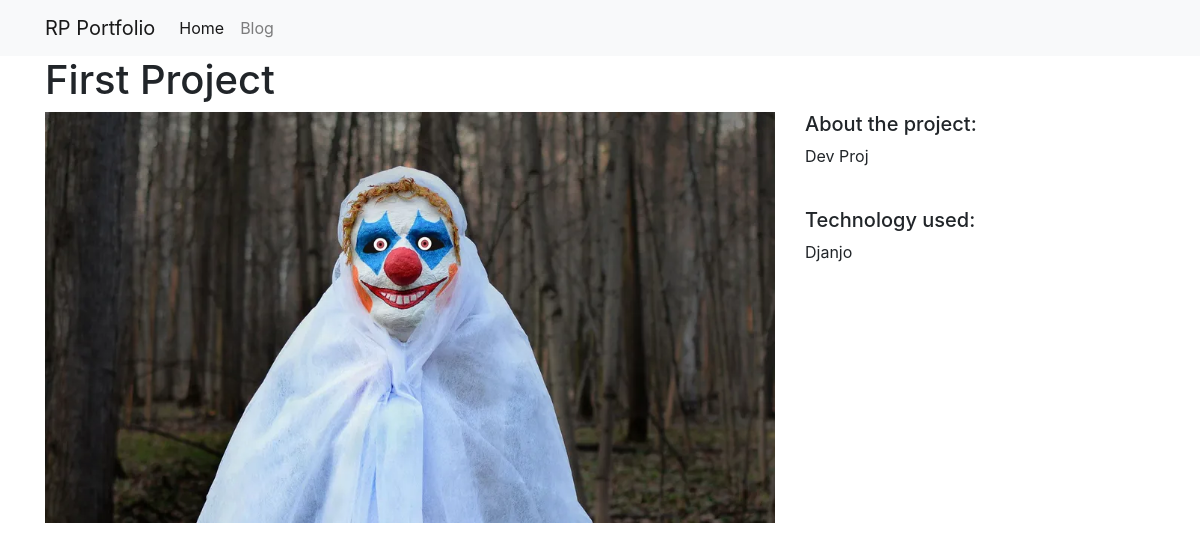
/projects/1/, run on the app's committed database.
### projects/models.py (models this page shows)
class Project(models.Model):
    title = models.CharField(max_length=100)
    description = models.TextField()
    technology = models.CharField(max_length=200)
    image = models.FilePathField(path="/img")

### projects/views.py (the view)
# urls.py: path("<int:pk>/", views.project_detail, name="project_detail"),
def project_detail(request, pk):
    project = Project.objects.get(pk=pk)
    context = {
        'project': project
    }
    return render(request, 'project_detail.html', context)

### projects/templates/project_detail.html
{% extends "base.html" %}
{% load static %}
{% block page_content %}
<h1>{{ project.title }}</h1>
<div class="row">
    <div class="col-md-8">
        <img src="{% static project.image %}" alt="" width="100%">
    </div>
    <div class="col-md-4">
        <h5>About the project:</h5>
        <p>{{ project.description }}</p>
        <br>
        <h5>Technology used:</h5>
        <p>{{ project.technology }}</p>
    </div>
</div>
{% endblock %}

### data on the page
Project: title "First Project", image (picture), description "Dev Proj", technology "Djanjo"
